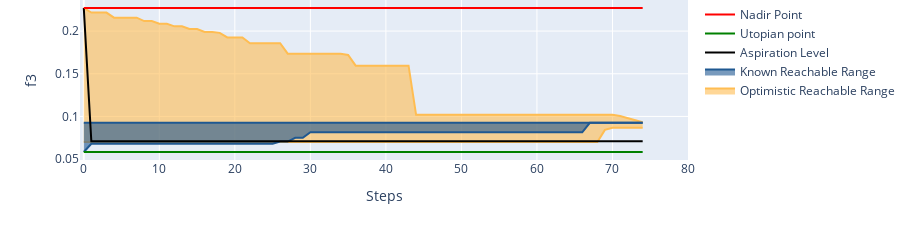

This figure's notebook cell:
### Code cell
nav_figures[2]

### Figure 1 — Plotly figure (JSON) as saved in the notebook; plotly's stock layout.template omitted (floating-point values rounded to 4 significant figures; data arrays with more than 128 entries replaced by an {"elided": "..."} marker saying what was removed)
{"data": [{"line": {"color": "hsva(37,68,100,1)"}, "mode": "lines", "name": "Optimistic Lower Bound", "showlegend": false, "type": "scatter", "x": {"elided": "614 int values"}, "y": {"elided": "613 float values"}}, {"fill": "tonexty", "fillcolor": "hsva(37,68,100,0.6)", "line": {"color": "hsva(37,68,100,1)"}, "mode": "lines", "name": "Optimistic Reachable Range", "showlegend": true, "type": "scatter", "x": {"elided": "614 int values"}, "y": {"elided": "613 float values"}}, {"line": {"color": "hsva(210,79,57,1)"}, "mode": "lines", "name": "Lower Bound", "showlegend": false, "type": "scatter", "x": {"elided": "614 int values"}, "y": {"elided": "613 float values"}}, {"fill": "tonexty", "fillcolor": "hsva(210,79,57,0.6)", "line": {"color": "hsva(210,79,57,1)"}, "mode": "lines", "name": "Known Reachable Range", "showlegend": true, "type": "scatter", "x": {"elided": "614 int values"}, "y": {"elided": "613 float values"}}, {"line": {"color": "black", "dash": "solid"}, "mode": "lines", "name": "Aspiration Level", "showlegend": true, "type": "scatter", "x": {"elided": "614 int values"}, "y": {"elided": "613 float values"}}, {"line": {"color": "green"}, "mode": "lines", "name": "Utopian point", "showlegend": true, "type": "scatter", "x": {"elided": "614 int values"}, "y": {"elided": "613 float values"}}, {"line": {"color": "red"}, "mode": "lines", "name": "Nadir Point", "showlegend": true, "type": "scatter", "x": {"elided": "613 int values"}, "y": {"elided": "613 float values"}}], "layout": {"height": 200, "margin": {"t": 0}, "xaxis": {"range": [-0.5, 80], "title": {"text": "Steps"}}, "yaxis": {"title": {"text": "f3"}}}}
